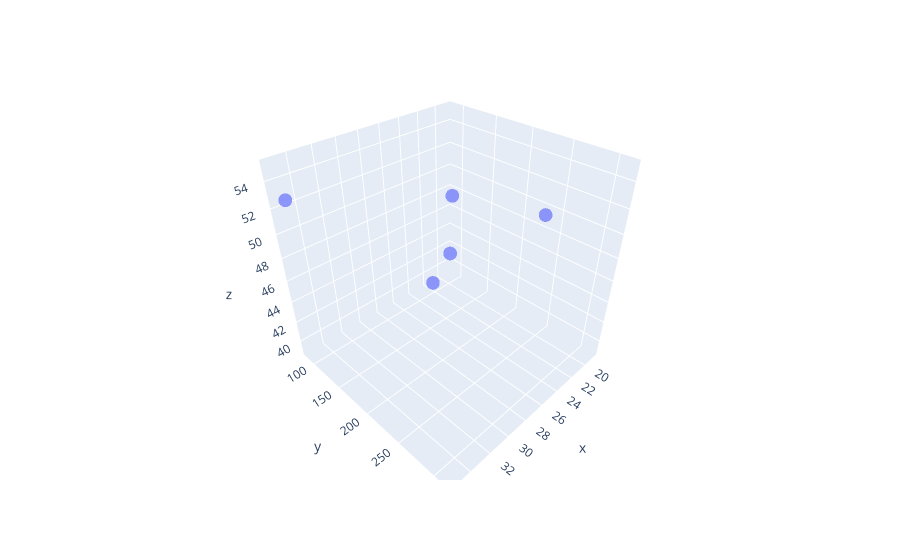

The code cell stored with this chart in its notebook:
### Code cell
fig = px.scatter_3d(
    x=ai_stories_df["sentence_length_average"],
    y=ai_stories_df["sentence_length_variance"],
    z=ai_stories_df["sentence_length_max"],
    opacity=0.7
)

fig.show()

### Figure 1 — Plotly figure (JSON) as saved in the notebook; plotly's stock layout.template omitted (floating-point values rounded to 4 significant figures)
{"data": [{"hovertemplate": "x=%{x}<br>y=%{y}<br>z=%{z}<extra></extra>", "legendgroup": "", "marker": {"color": "#636efa", "opacity": 0.7, "symbol": "circle"}, "mode": "markers", "name": "", "scene": "scene", "showlegend": false, "type": "scatter3d", "x": [35.43, 21.54, 28.45, 18.75, 27.9], "y": [98.24, 90.09, 220.8, 85.35, 313.5], "z": [53, 39, 54, 41, 55]}], "layout": {"legend": {"tracegroupgap": 0}, "margin": {"t": 60}, "scene": {"domain": {"x": [0, 1], "y": [0, 1]}, "xaxis": {"title": {"text": "x"}}, "yaxis": {"title": {"text": "y"}}, "zaxis": {"title": {"text": "z"}}}}}
